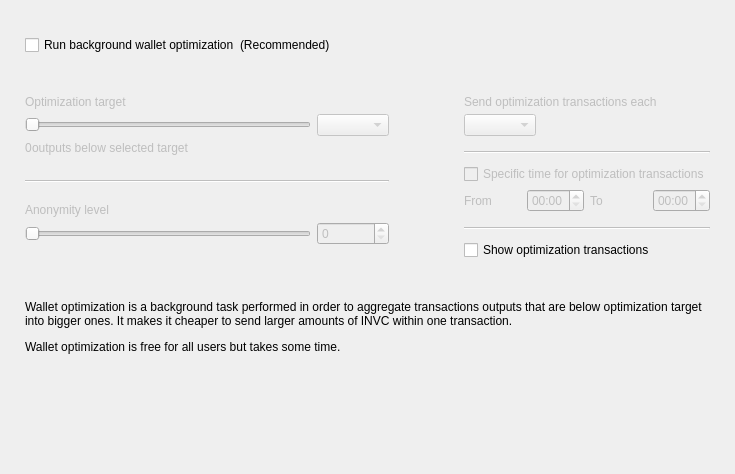
<?xml version="1.0" encoding="UTF-8"?>
<ui version="4.0">
 <class>OptimizationOptionsFrame</class>
 <widget class="QFrame" name="OptimizationOptionsFrame">
  <property name="geometry">
   <rect>
    <x>0</x>
    <y>0</y>
    <width>735</width>
    <height>474</height>
   </rect>
  </property>
  <property name="windowTitle">
   <string>Frame</string>
  </property>
  <property name="frameShape">
   <enum>QFrame::NoFrame</enum>
  </property>
  <property name="frameShadow">
   <enum>QFrame::Raised</enum>
  </property>
  <layout class="QVBoxLayout" name="verticalLayout">
   <property name="spacing">
    <number>0</number>
   </property>
   <property name="leftMargin">
    <number>25</number>
   </property>
   <property name="topMargin">
    <number>35</number>
   </property>
   <property name="rightMargin">
    <number>25</number>
   </property>
   <property name="bottomMargin">
    <number>0</number>
   </property>
   <item>
    <layout class="QHBoxLayout" name="horizontalLayout_2">
     <item>
      <widget class="QCheckBox" name="m_enableOptimizationCheck">
       <property name="text">
        <string>Run background wallet optimization</string>
       </property>
      </widget>
     </item>
     <item>
      <widget class="WalletGui::WalletNormalGrayTextLabel" name="label_8">
       <property name="text">
        <string>(Recommended)</string>
       </property>
      </widget>
     </item>
     <item>
      <spacer name="horizontalSpacer">
       <property name="orientation">
        <enum>Qt::Horizontal</enum>
       </property>
       <property name="sizeHint" stdset="0">
        <size>
         <width>40</width>
         <height>20</height>
        </size>
       </property>
      </spacer>
     </item>
    </layout>
   </item>
   <item>
    <spacer name="verticalSpacer_2">
     <property name="orientation">
      <enum>Qt::Vertical</enum>
     </property>
     <property name="sizeType">
      <enum>QSizePolicy::Fixed</enum>
     </property>
     <property name="sizeHint" stdset="0">
      <size>
       <width>20</width>
       <height>40</height>
      </size>
     </property>
    </spacer>
   </item>
   <item>
    <widget class="QWidget" name="m_optimizationOptionsWidget" native="true">
     <property name="enabled">
      <bool>true</bool>
     </property>
     <layout class="QHBoxLayout" name="horizontalLayout">
      <property name="spacing">
       <number>75</number>
      </property>
      <property name="leftMargin">
       <number>0</number>
      </property>
      <property name="topMargin">
       <number>0</number>
      </property>
      <property name="rightMargin">
       <number>0</number>
      </property>
      <property name="bottomMargin">
       <number>0</number>
      </property>
      <item alignment="Qt::AlignTop">
       <widget class="QWidget" name="widget1" native="true">
        <property name="enabled">
         <bool>false</bool>
        </property>
        <layout class="QGridLayout" name="gridLayout" columnstretch="50,0,0,0">
         <property name="leftMargin">
          <number>0</number>
         </property>
         <property name="topMargin">
          <number>0</number>
         </property>
         <property name="rightMargin">
          <number>0</number>
         </property>
         <property name="bottomMargin">
          <number>0</number>
         </property>
         <property name="verticalSpacing">
          <number>5</number>
         </property>
         <item row="0" column="0" colspan="4">
          <widget class="WalletGui::WalletNormalBlackTextLabel" name="label_5">
           <property name="text">
            <string>Optimization target</string>
           </property>
           <property name="indent">
            <number>0</number>
           </property>
          </widget>
         </item>
         <item row="4" column="0" colspan="4">
          <spacer name="verticalSpacer_3">
           <property name="orientation">
            <enum>Qt::Vertical</enum>
           </property>
           <property name="sizeType">
            <enum>QSizePolicy::Fixed</enum>
           </property>
           <property name="sizeHint" stdset="0">
            <size>
             <width>20</width>
             <height>20</height>
            </size>
           </property>
          </spacer>
         </item>
         <item row="1" column="0" colspan="3">
          <widget class="QSlider" name="m_thresholdSlider">
           <property name="maximum">
            <number>6</number>
           </property>
           <property name="pageStep">
            <number>1</number>
           </property>
           <property name="orientation">
            <enum>Qt::Horizontal</enum>
           </property>
          </widget>
         </item>
         <item row="1" column="3">
          <widget class="QComboBox" name="m_thresholdCombo"/>
         </item>
         <item row="5" column="0" colspan="4">
          <widget class="Line" name="line">
           <property name="orientation">
            <enum>Qt::Horizontal</enum>
           </property>
          </widget>
         </item>
         <item row="6" column="0" colspan="4">
          <spacer name="verticalSpacer_4">
           <property name="orientation">
            <enum>Qt::Vertical</enum>
           </property>
           <property name="sizeType">
            <enum>QSizePolicy::Fixed</enum>
           </property>
           <property name="sizeHint" stdset="0">
            <size>
             <width>20</width>
             <height>15</height>
            </size>
           </property>
          </spacer>
         </item>
         <item row="8" column="3">
          <widget class="QSpinBox" name="m_mixinSpin">
           <property name="buttonSymbols">
            <enum>QAbstractSpinBox::UpDownArrows</enum>
           </property>
          </widget>
         </item>
         <item row="7" column="0" colspan="4">
          <widget class="WalletGui::WalletNormalBlackTextLabel" name="label_7">
           <property name="text">
            <string>Anonymity level</string>
           </property>
           <property name="indent">
            <number>0</number>
           </property>
          </widget>
         </item>
         <item row="8" column="0" colspan="3">
          <widget class="QSlider" name="m_mixinSlider">
           <property name="pageStep">
            <number>1</number>
           </property>
           <property name="orientation">
            <enum>Qt::Horizontal</enum>
           </property>
          </widget>
         </item>
         <item row="2" column="0" colspan="4">
          <spacer name="verticalSpacer_12">
           <property name="orientation">
            <enum>Qt::Vertical</enum>
           </property>
           <property name="sizeType">
            <enum>QSizePolicy::Fixed</enum>
           </property>
           <property name="sizeHint" stdset="0">
            <size>
             <width>20</width>
             <height>0</height>
            </size>
           </property>
          </spacer>
         </item>
         <item row="3" column="0" colspan="4">
          <layout class="QHBoxLayout" name="horizontalLayout_3" stretch="0,1">
           <item>
            <widget class="QLabel" name="m_nonOptimizedOutputsLabel">
             <property name="text">
              <string>0</string>
             </property>
            </widget>
           </item>
           <item>
            <widget class="WalletGui::WalletNormalBlackTextLabel" name="m_nonOptimizedOutputsTextLabel">
             <property name="text">
              <string>outputs below selected target</string>
             </property>
            </widget>
           </item>
          </layout>
         </item>
        </layout>
       </widget>
      </item>
      <item>
       <layout class="QVBoxLayout" name="verticalLayout_3">
        <property name="spacing">
         <number>10</number>
        </property>
        <property name="rightMargin">
         <number>0</number>
        </property>
        <property name="bottomMargin">
         <number>0</number>
        </property>
        <item>
         <widget class="QWidget" name="widget2" native="true">
          <property name="enabled">
           <bool>false</bool>
          </property>
          <layout class="QGridLayout" name="gridLayout_2" columnstretch="0,0,0,0">
           <property name="leftMargin">
            <number>0</number>
           </property>
           <property name="topMargin">
            <number>0</number>
           </property>
           <property name="rightMargin">
            <number>0</number>
           </property>
           <property name="bottomMargin">
            <number>0</number>
           </property>
           <property name="verticalSpacing">
            <number>5</number>
           </property>
           <item row="2" column="0" colspan="2" alignment="Qt::AlignLeft">
            <widget class="QComboBox" name="m_periodCombo"/>
           </item>
           <item row="8" column="0">
            <widget class="WalletGui::WalletNormalBlackTextLabel" name="label_2">
             <property name="text">
              <string>From</string>
             </property>
            </widget>
           </item>
           <item row="8" column="1">
            <widget class="QTimeEdit" name="m_startTimeEdit">
             <property name="enabled">
              <bool>false</bool>
             </property>
             <property name="displayFormat">
              <string>HH:mm</string>
             </property>
            </widget>
           </item>
           <item row="8" column="2">
            <widget class="WalletGui::WalletNormalBlackTextLabel" name="label_3">
             <property name="text">
              <string>To</string>
             </property>
            </widget>
           </item>
           <item row="8" column="3">
            <widget class="QTimeEdit" name="m_stopTimeEdit">
             <property name="enabled">
              <bool>false</bool>
             </property>
             <property name="displayFormat">
              <string>HH:mm</string>
             </property>
            </widget>
           </item>
           <item row="6" column="0" colspan="4">
            <widget class="QCheckBox" name="m_optimizationTimeCheck">
             <property name="text">
              <string>Specific time for optimization transactions</string>
             </property>
            </widget>
           </item>
           <item row="4" column="0" colspan="4">
            <widget class="Line" name="line_2">
             <property name="orientation">
              <enum>Qt::Horizontal</enum>
             </property>
            </widget>
           </item>
           <item row="0" column="0" colspan="4">
            <widget class="WalletGui::WalletNormalBlackTextLabel" name="label_4">
             <property name="text">
              <string>Send optimization transactions each</string>
             </property>
             <property name="indent">
              <number>0</number>
             </property>
            </widget>
           </item>
           <item row="7" column="0" colspan="4">
            <spacer name="verticalSpacer_8">
             <property name="orientation">
              <enum>Qt::Vertical</enum>
             </property>
             <property name="sizeType">
              <enum>QSizePolicy::Fixed</enum>
             </property>
             <property name="sizeHint" stdset="0">
              <size>
               <width>20</width>
               <height>0</height>
              </size>
             </property>
            </spacer>
           </item>
           <item row="3" column="0" colspan="4">
            <spacer name="verticalSpacer_6">
             <property name="orientation">
              <enum>Qt::Vertical</enum>
             </property>
             <property name="sizeType">
              <enum>QSizePolicy::Fixed</enum>
             </property>
             <property name="sizeHint" stdset="0">
              <size>
               <width>20</width>
               <height>10</height>
              </size>
             </property>
            </spacer>
           </item>
           <item row="10" column="0" colspan="4">
            <widget class="Line" name="line_3">
             <property name="orientation">
              <enum>Qt::Horizontal</enum>
             </property>
            </widget>
           </item>
           <item row="1" column="0" colspan="4">
            <spacer name="verticalSpacer_5">
             <property name="orientation">
              <enum>Qt::Vertical</enum>
             </property>
             <property name="sizeType">
              <enum>QSizePolicy::Fixed</enum>
             </property>
             <property name="sizeHint" stdset="0">
              <size>
               <width>20</width>
               <height>0</height>
              </size>
             </property>
            </spacer>
           </item>
           <item row="5" column="0" colspan="4">
            <spacer name="verticalSpacer_7">
             <property name="orientation">
              <enum>Qt::Vertical</enum>
             </property>
             <property name="sizeType">
              <enum>QSizePolicy::Fixed</enum>
             </property>
             <property name="sizeHint" stdset="0">
              <size>
               <width>20</width>
               <height>5</height>
              </size>
             </property>
            </spacer>
           </item>
           <item row="9" column="0" colspan="4">
            <spacer name="verticalSpacer_10">
             <property name="orientation">
              <enum>Qt::Vertical</enum>
             </property>
             <property name="sizeType">
              <enum>QSizePolicy::Fixed</enum>
             </property>
             <property name="sizeHint" stdset="0">
              <size>
               <width>20</width>
               <height>10</height>
              </size>
             </property>
            </spacer>
           </item>
          </layout>
         </widget>
        </item>
        <item>
         <widget class="QCheckBox" name="m_showFusionTransactionsCheck">
          <property name="enabled">
           <bool>true</bool>
          </property>
          <property name="text">
           <string>Show optimization transactions</string>
          </property>
         </widget>
        </item>
       </layout>
      </item>
     </layout>
    </widget>
   </item>
   <item>
    <spacer name="verticalSpacer_11">
     <property name="orientation">
      <enum>Qt::Vertical</enum>
     </property>
     <property name="sizeType">
      <enum>QSizePolicy::Fixed</enum>
     </property>
     <property name="sizeHint" stdset="0">
      <size>
       <width>20</width>
       <height>40</height>
      </size>
     </property>
    </spacer>
   </item>
   <item>
    <widget class="WalletGui::WalletExtraNormalGrayTextLabel" name="m_helpLabel">
     <property name="text">
      <string>&lt;html&gt;&lt;head/&gt;&lt;body&gt;&lt;p&gt;Wallet optimization is a background task performed in order to aggregate transactions outputs that are below optimization target into bigger ones. It makes it cheaper to send larger amounts of INVC within one transaction.&lt;/p&gt;&lt;p&gt;Wallet optimization is free for all users but takes some time.&lt;/p&gt;&lt;/body&gt;&lt;/html&gt;</string>
     </property>
     <property name="wordWrap">
      <bool>true</bool>
     </property>
    </widget>
   </item>
   <item>
    <spacer name="verticalSpacer">
     <property name="orientation">
      <enum>Qt::Vertical</enum>
     </property>
     <property name="sizeHint" stdset="0">
      <size>
       <width>20</width>
       <height>40</height>
      </size>
     </property>
    </spacer>
   </item>
  </layout>
 </widget>
 <customwidgets>
  <customwidget>
   <class>WalletGui::WalletNormalGrayTextLabel</class>
   <extends>QLabel</extends>
   <header>Gui/Common/WalletTextLabel.h</header>
  </customwidget>
  <customwidget>
   <class>WalletGui::WalletNormalBlackTextLabel</class>
   <extends>QLabel</extends>
   <header>Gui/Common/WalletTextLabel.h</header>
  </customwidget>
  <customwidget>
   <class>WalletGui::WalletExtraNormalGrayTextLabel</class>
   <extends>QLabel</extends>
   <header>Gui/Common/WalletTextLabel.h</header>
  </customwidget>
 </customwidgets>
 <resources/>
 <connections>
  <connection>
   <sender>m_enableOptimizationCheck</sender>
   <signal>toggled(bool)</signal>
   <receiver>widget1</receiver>
   <slot>setEnabled(bool)</slot>
   <hints>
    <hint type="sourcelabel">
     <x>147</x>
     <y>47</y>
    </hint>
    <hint type="destinationlabel">
     <x>176</x>
     <y>204</y>
    </hint>
   </hints>
  </connection>
  <connection>
   <sender>m_thresholdSlider</sender>
   <signal>valueChanged(int)</signal>
   <receiver>OptimizationOptionsFrame</receiver>
   <slot>thresholdChanged(int)</slot>
   <hints>
    <hint type="sourcelabel">
     <x>116</x>
     <y>139</y>
    </hint>
    <hint type="destinationlabel">
     <x>355</x>
     <y>194</y>
    </hint>
   </hints>
  </connection>
  <connection>
   <sender>m_mixinSlider</sender>
   <signal>valueChanged(int)</signal>
   <receiver>OptimizationOptionsFrame</receiver>
   <slot>mixinChanged(int)</slot>
   <hints>
    <hint type="sourcelabel">
     <x>116</x>
     <y>240</y>
    </hint>
    <hint type="destinationlabel">
     <x>367</x>
     <y>236</y>
    </hint>
   </hints>
  </connection>
  <connection>
   <sender>m_optimizationTimeCheck</sender>
   <signal>toggled(bool)</signal>
   <receiver>m_startTimeEdit</receiver>
   <slot>setEnabled(bool)</slot>
   <hints>
    <hint type="sourcelabel">
     <x>543</x>
     <y>179</y>
    </hint>
    <hint type="destinationlabel">
     <x>501</x>
     <y>207</y>
    </hint>
   </hints>
  </connection>
  <connection>
   <sender>m_optimizationTimeCheck</sender>
   <signal>toggled(bool)</signal>
   <receiver>m_stopTimeEdit</receiver>
   <slot>setEnabled(bool)</slot>
   <hints>
    <hint type="sourcelabel">
     <x>543</x>
     <y>179</y>
    </hint>
    <hint type="destinationlabel">
     <x>643</x>
     <y>207</y>
    </hint>
   </hints>
  </connection>
  <connection>
   <sender>m_mixinSpin</sender>
   <signal>valueChanged(int)</signal>
   <receiver>OptimizationOptionsFrame</receiver>
   <slot>mixinChanged(int)</slot>
   <hints>
    <hint type="sourcelabel">
     <x>273</x>
     <y>271</y>
    </hint>
    <hint type="destinationlabel">
     <x>367</x>
     <y>236</y>
    </hint>
   </hints>
  </connection>
  <connection>
   <sender>m_thresholdCombo</sender>
   <signal>currentIndexChanged(int)</signal>
   <receiver>OptimizationOptionsFrame</receiver>
   <slot>thresholdChanged(int)</slot>
   <hints>
    <hint type="sourcelabel">
     <x>270</x>
     <y>139</y>
    </hint>
    <hint type="destinationlabel">
     <x>367</x>
     <y>236</y>
    </hint>
   </hints>
  </connection>
  <connection>
   <sender>m_enableOptimizationCheck</sender>
   <signal>toggled(bool)</signal>
   <receiver>widget2</receiver>
   <slot>setEnabled(bool)</slot>
   <hints>
    <hint type="sourcelabel">
     <x>158</x>
     <y>48</y>
    </hint>
    <hint type="destinationlabel">
     <x>556</x>
     <y>197</y>
    </hint>
   </hints>
  </connection>
 </connections>
 <slots>
  <slot>thresholdChanged(int)</slot>
  <slot>mixinChanged(int)</slot>
 </slots>
</ui>
